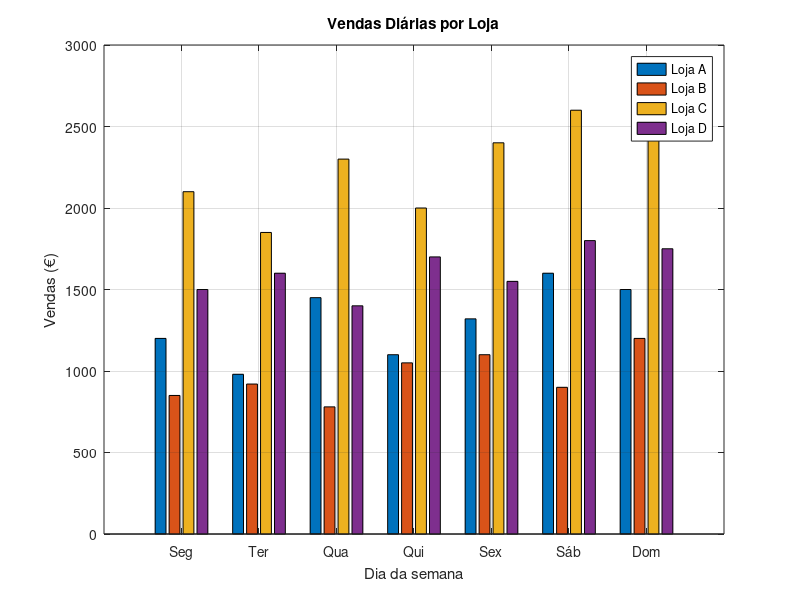

Source code (MATLAB):
%% Análise de Vendas por Loja
% Aplicação: Análise de dados de negócio
% Objectivo: Calcular estatísticas e plotar vendas diárias.

vendas = [
    1200  980  1450  1100  1320  1600  1500;
     850  920   780  1050  1100   900  1200;
    2100 1850  2300  2000  2400  2600  2500;
    1500 1600  1400  1700  1550  1800  1750
];
dias  = {'Seg', 'Ter', 'Qua', 'Qui', 'Sex', 'Sáb', 'Dom'};
lojas = {'Loja A'; 'Loja B'; 'Loja C'; 'Loja D'};

soma_total = sum(vendas, 2);
media_dia  = mean(vendas, 2);
desvio     = std(vendas, 0, 2);

fprintf('Estatísticas por loja:\n');
fprintf('%-10s %-12s %-12s %-12s\n', 'Loja', 'Soma (€)', 'Média (€)', 'Desvio');
fprintf('%s\n', repmat('-', 1, 47));
for i = 1:4
    fprintf('%-10s %-12.0f %-12.0f %-12.0f\n', lojas{i}, soma_total(i), media_dia(i), desvio(i));
end

figure;
bar(vendas');
set(gca, 'XTickLabel', dias);
xlabel('Dia da semana');
ylabel('Vendas (€)');
title('Vendas Diárias por Loja');
legend(lojas, 'Location', 'northeast');
grid on;   
